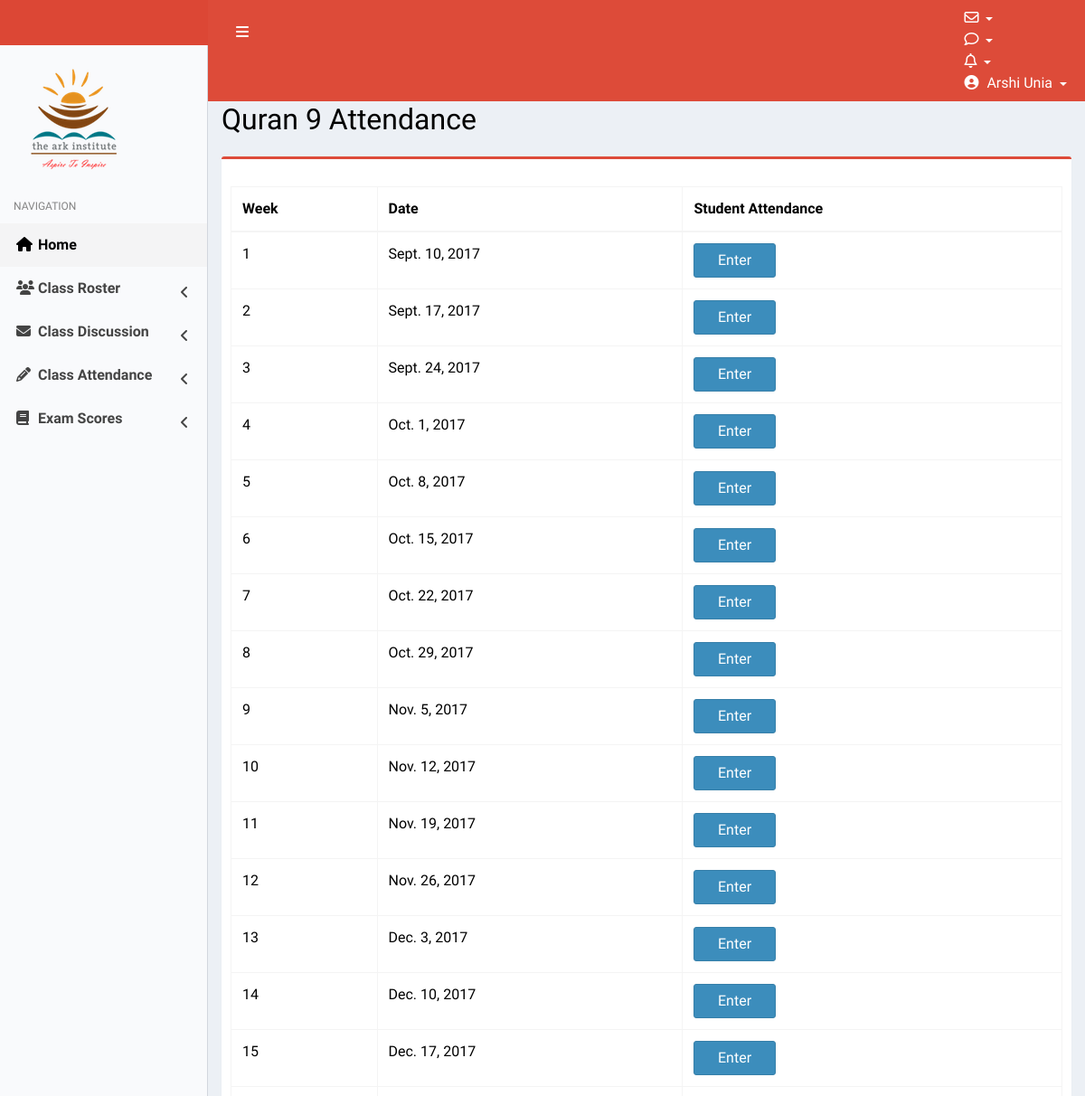
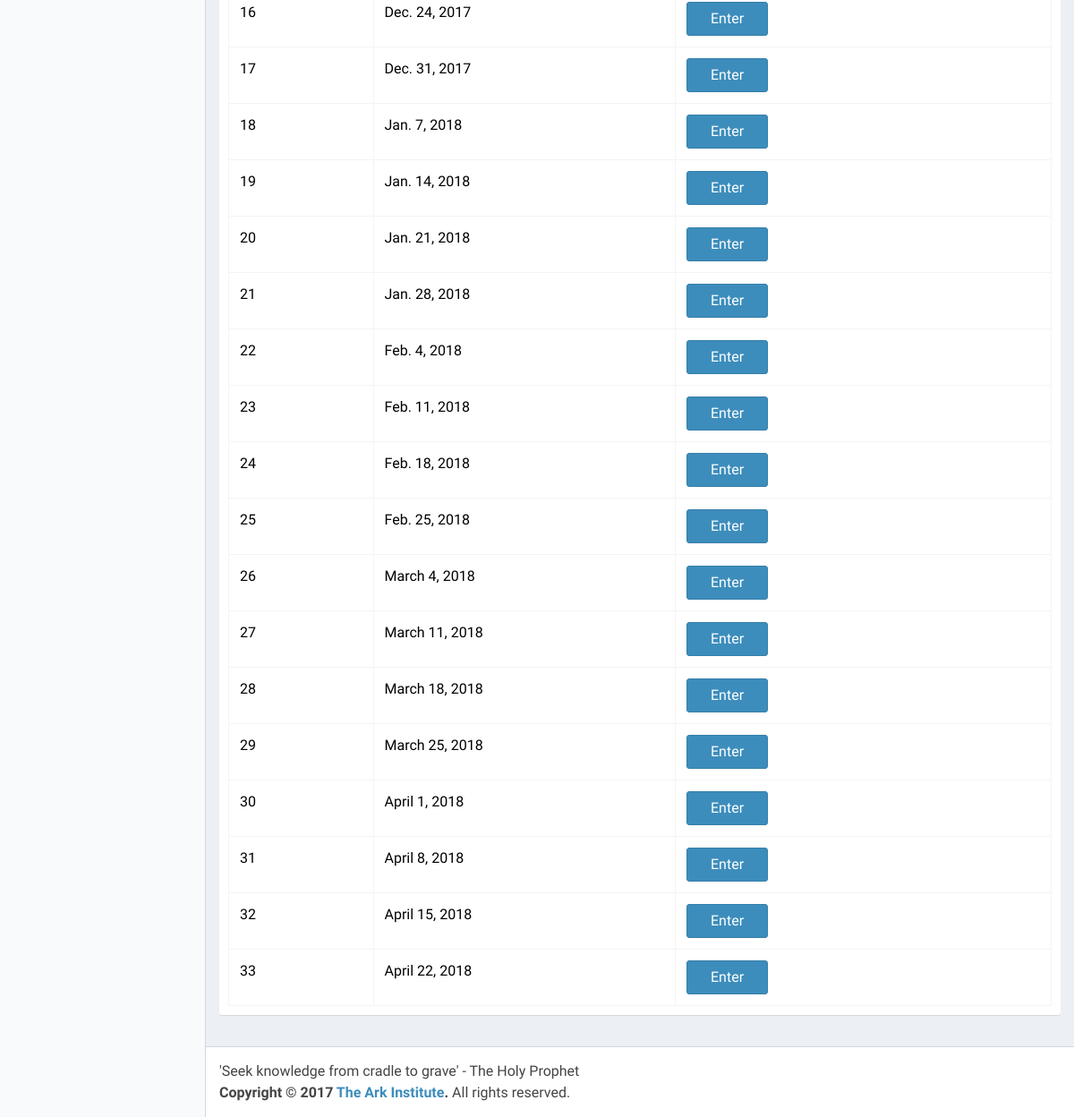
/quran-class-students/attendance/ (signed in), run on the app's committed database (2 pictures, top to bottom).
### profiles/models.py (models this page shows, shortened)
class Profile(models.Model):
	Student = 'Student'
	Teacher = 'Teacher'
	ROLE_CHOICES = (
			(Student, 'Student'),
			(Teacher, 'Teacher'),
		)
	Q1 = 1
	Q2 = 2
	Q4 = 4
	Q6 = 6
	Q7 = 7
	Q8 = 8
	Q9 = 9
	Q10 = 10
	Q_CHOICES = (
			(Q1, 'Q1'),
			(Q2, 'Q2'),
			(Q4, 'Q4'),
			(Q6, 'Q6'),
			(Q7, 'Q7'),
			(Q8, 'Q8'),
			(Q9, 'Q9'),
			(Q10, 'Q10'),
		)
	IS1 = 1
	IS2 = 2
	IS3 = 3
	IS4 = 4
	IS5 = 5
	IS6 = 6
	IS7 = 7
	IS8 = 8
	IS9 = 9
	IS10 = 10
	IS_CHOICES = (
			(IS1, 'IS1'),
			(IS2, 'IS2'),
			(IS3, 'IS3'),
			(IS4, 'IS4'),
			(IS5, 'IS5'),
			(IS6, 'IS6'),
			(IS7, 'IS7'),
			(IS8, 'IS8'),
			(IS9, 'IS9'),
			(IS10, 'IS10'),
		)
	user = models.OneToOneField(User, on_delete=models.CASCADE)
	parent_email = models.EmailField(null=True,blank=True)
	role = models.CharField(choices=ROLE_CHOICES, max_length=20, null=True, blank=True)
	quran_class = models.PositiveSmallIntegerField(choices=Q_CHOICES, null=True, blank=True)
	islamic_studies_class = models.PositiveSmallIntegerField(choices=IS_CHOICES, null=True, blank=True)
	unread_quran_posts = models.ManyToManyField('profiles.QuranPost', related_name='unread_quran_posts', blank=True)
	unread_quran_comments = models.ManyToManyField('profiles.QuranComment', related_name='unread_quran_comments', blank=True)
	unread_islamic_studies_posts = models.ManyToManyField('profiles.IslamicStudiesPost', related_name='unread_islamic_studies_posts', blank=True)
	unread_islamic_studies_comments = models.ManyToManyField('profiles.IslamicStudiesComment', related_name='unread_islamic_studies_comments', blank=True)
	unseen_quran_exams = models.ManyToManyField('profiles.QuranExam', related_name='unseen_quran_exams', blank=True)
	unseen_islamic_studies_exams = models.ManyToManyField('profiles.IslamicStudiesExam', related_name='unseen_islamic_studies_exams', blank=True)
	unseen_quran_attendance = models.ManyToManyField('profiles.QuranAttendance', related_name='unseen_quran_attendance', blank=True)
	unseen_islamic_studies_attendance = models.ManyToManyField('profiles.IslamicStudiesAttendance', related_name='unseen_islamic_studies_attendance', blank=True)
	activation_email_sent = models.BooleanField(default=False)
	original_population = models.BooleanField(default=False)
	updated_google_sheets = models.BooleanField(default=False)

class SchoolWeek(models.Model):
	week_number = models.PositiveSmallIntegerField()
	date = models.DateField()
	class Meta:
		unique_together = ('week_number','date')

### profiles/views.py (the view)
# urls.py: url(r'^quran-class-students/attendance/$', QuranSchoolWeeksView.as_view(),name='quran_school_weeks'),
class QuranSchoolWeeksView(LoginRequiredMixin, PermissionRequiredMixin, ListView):
	model = SchoolWeek
	template_name = 'quran_school_weeks.html'
	def has_permission(self):
		return self.request.user.profile.role == 'Teacher'

### templates/quran_school_weeks.html (shortened to what this page needs)
{% extends "dashboardbase.html" %}
{% block title %}
<div class="text-center">
    <h2>
    Quran {{user.profile.quran_class}} Attendance
  </h2>
</div>
{% endblock  %}
{% block maincontent %}
    <div class="row">
        <div class="col-xs-12">
          <div class="box box-danger">
            <div class="box-header">
            </div>
            <div class="box-body">
              <table id="example2" class="table table-bordered table-hover">
                <thead>
                <tr>
                  <th>Week</th>
                  <th>Date</th>
                  <th>Student Attendance</th>
                </tr>
                </thead>
                <tbody>
                {% for week in object_list  %}
                  <tr>
                    <td>{{week.week_number}}</td>
                    <td>{{week.date}}</td>
                    {% if request.user.profile.role == 'Teacher' %}
                      <td><a href="{% url 'quran_attendance_list' pk=week.pk %}" class="btn btn-primary">Enter</a></td>
                    {% endif %}
                  </tr>
                {% endfor %}
                </tbody>
              </table>
            </div>
          </div>
        </div>
      </div>
{% endblock  %}

### templates/topnav.html (shortened to what this page needs)
<!DOCTYPE html>
{% load static %}
<html>
<head>
</head>
<body>
    <a href="{% url 'dashboard' %}" class="logo">
     <img src="{% static "logowhite.png" %}">
    </a>
    <nav class="navbar navbar-static-top" role="navigation">
      <a href="#" class="sidebar-toggle" data-toggle="push-menu" role="button">
      </a>
      <div class="navbar-custom-menu">
        <ul class="nav navbar-nav">
          <li class="dropdown messages-menu">
            <a href="#" class="dropdown-toggle" data-toggle="dropdown">
              <i class="fa fa-envelope-o"></i>
            </a>
          </li>
          <li class="dropdown notifications-menu">
            <a href="#" class="dropdown-toggle" data-toggle="dropdown">
              <i class="fa fa-comment-o"></i>
            </a>
          </li>
       <li class="dropdown notifications-menu">
            <a href="#" class="dropdown-toggle" data-toggle="dropdown">
              <i class="fa fa-bell-o"></i>
             </a>
         </li>
          <li class="dropdown user user-menu">
            <a href="#" class="dropdown-toggle" data-toggle="dropdown">
              <i class="fa fa-user-circle"></i>
              <span class="hidden-xs">{{request.user.first_name}} {{request.user.last_name}}</span>
            </a>
          </li>
        </ul>
      </div>
    </nav>
</body>
</html>

### data on the page
SchoolWeek: week_number "1", date "Sept. 10, 2017"
SchoolWeek: week_number "2", date "Sept. 17, 2017"
SchoolWeek: week_number "3", date "Sept. 24, 2017"
SchoolWeek: week_number "4", date "Oct. 1, 2017"
SchoolWeek: week_number "5", date "Oct. 8, 2017"
SchoolWeek: week_number "6", date "Oct. 15, 2017"
SchoolWeek: week_number "7", date "Oct. 22, 2017"
SchoolWeek: week_number "8", date "Oct. 29, 2017"
SchoolWeek: week_number "9", date "Nov. 5, 2017"
SchoolWeek: week_number "10", date "Nov. 12, 2017"
SchoolWeek: week_number "11", date "Nov. 19, 2017"
SchoolWeek: week_number "12", date "Nov. 26, 2017"
SchoolWeek: week_number "13", date "Dec. 3, 2017"
SchoolWeek: week_number "14", date "Dec. 10, 2017"
SchoolWeek: week_number "15", date "Dec. 17, 2017"
SchoolWeek: week_number "16", date "Dec. 24, 2017"
SchoolWeek: week_number "17", date "Dec. 31, 2017"
SchoolWeek: week_number "18", date "Jan. 7, 2018"
SchoolWeek: week_number "19", date "Jan. 14, 2018"
SchoolWeek: week_number "20", date "Jan. 21, 2018"
SchoolWeek: week_number "21", date "Jan. 28, 2018"
SchoolWeek: week_number "22", date "Feb. 4, 2018"
SchoolWeek: week_number "23", date "Feb. 11, 2018"
SchoolWeek: week_number "24", date "Feb. 18, 2018"
SchoolWeek: week_number "25", date "Feb. 25, 2018"
SchoolWeek: week_number "26", date "March 4, 2018"
SchoolWeek: week_number "27", date "March 11, 2018"
SchoolWeek: week_number "28", date "March 18, 2018"
SchoolWeek: week_number "29", date "March 25, 2018"
SchoolWeek: week_number "30", date "April 1, 2018"
SchoolWeek: week_number "31", date "April 8, 2018"
SchoolWeek: week_number "32", date "April 15, 2018"
SchoolWeek: week_number "33", date "April 22, 2018"

### other printed values
{{ request.user.first_name }} "Arshi"
{{ request.user.last_name }} "Unia"
{{ user.profile.quran_class }} "9"
